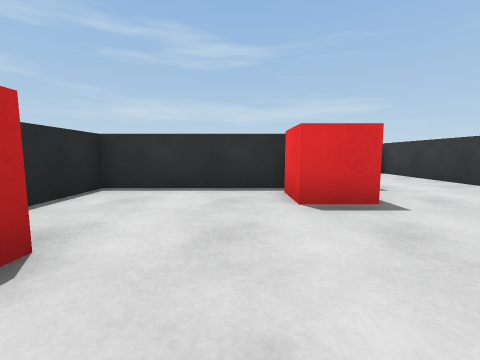
View 1 (above)

12 first-person views from a walk through a scene from a Unity 3-D project. The camera is 0.62 m above the floor, tilts 6° down and sees 90° across. The floor is counted in squares, 1 m on a side. Each view is taken from the middle of a square. On the plan, view 1 faces up. The plan holds only what a view shows up to about 9 squares ahead; the rest is blank. The place goes on beyond the plan. The player is left out.

View 2
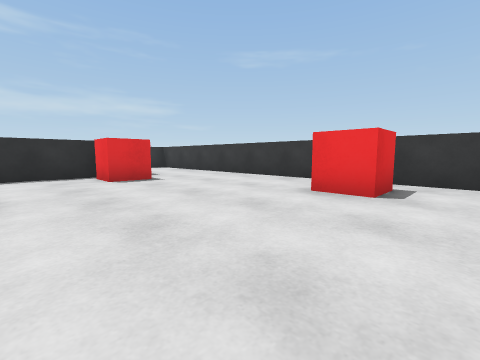

View 3
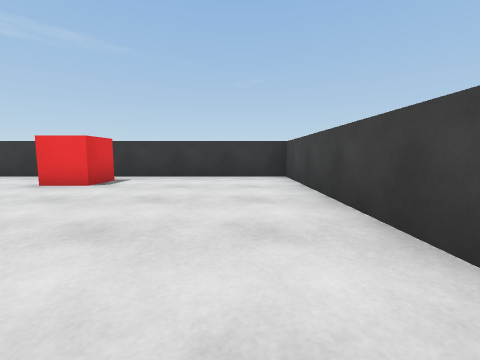

View 4
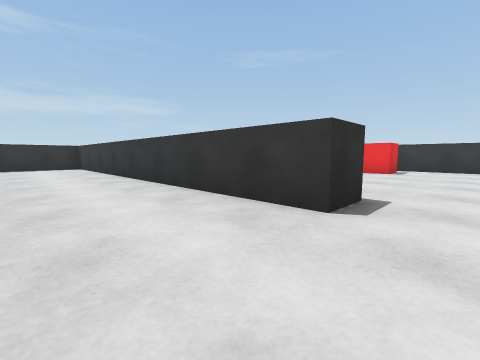

View 5
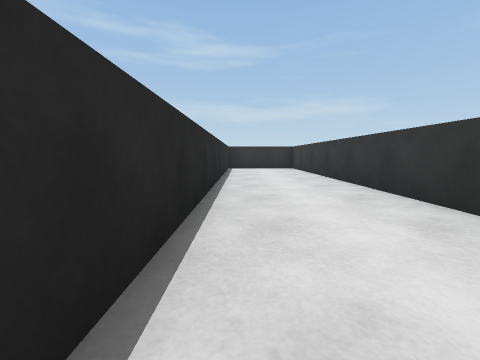

View 6
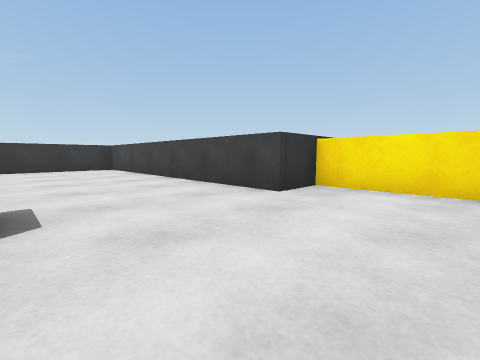

View 7
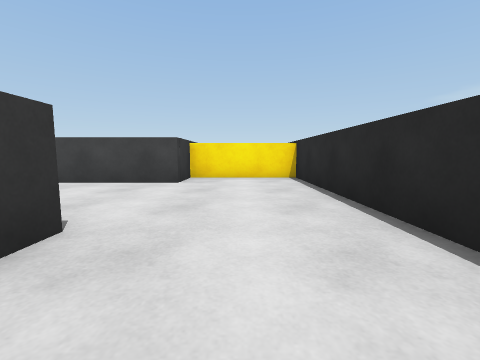

View 8
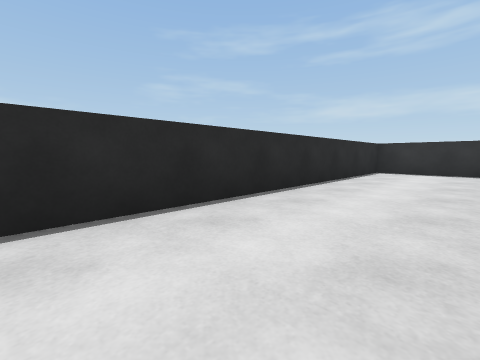

View 9
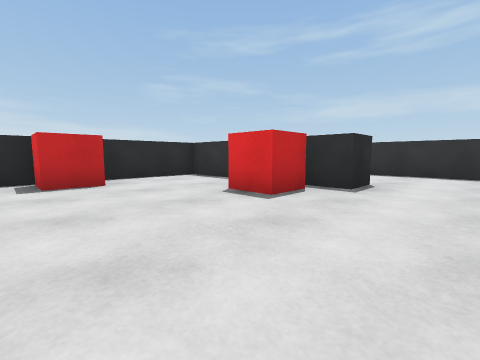

View 10
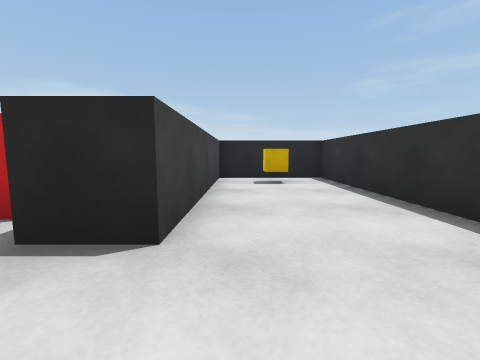

View 11
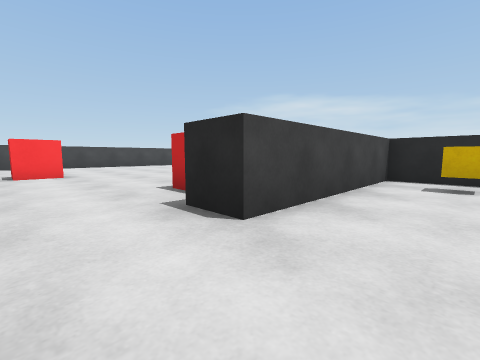

View 12
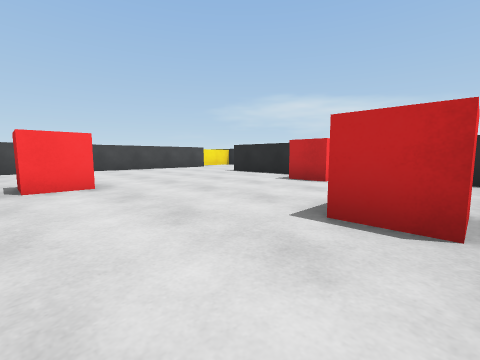

### Floor plan
Points are (right, up) in squares from view 1. A wall is a line through its corners. A room is listed if a view was taken in it or the views show most of it. See-through windows are left out.
Room 1 (views 1, 2, 3, 4, 5, 6, 7, 8, 9, 12)
walls: (-2.5, -2.9) (-3.6, -2.9) (-3.6, 6.4); (4.8, 0.1) (4.8, 5.5); (2.4, 5.4) (2.4, 4.4) (-2.6, 4.4) (-2.6, -2.2); (-3.9, 8.2) (-6.5, 8.2) (-6.5, -7.5) (-3.6, -7.5) (-3.6, -6.3) (4.8, -6.3) (4.8, -1.4)
ways out: opening at (3.5, 5) to room 2
objects: other object (-2, 1); other object (1, 3) to (1, 4); other object (3, -2) to (4, -1)
Room 2 (views 10, 11)
walls: (4.1, 8.2) (-2.6, 8.2) (-2.6, 5.4) (2.4, 5.4); (4.8, 5.5) (4.8, 8.2)
ways out: opening at (3.5, 5) to room 1
objects: other object (-1, 7)

Positions as (right, up) in squares from view 1, and headings:
1: (0, 0), facing up
2: (-1, -3), facing up-right
3: (-2, -5), facing right
4: (-6, -4), facing up-right
5: (-6, -3), facing up
6: (-6, -3), facing down-right
7: (-5, -1), facing down
8: (-4, -1), facing up-left
9: (4, 0), facing up-left
10: (4, 6), facing left
11: (4, 7), facing down-left
12: (4, 4), facing down-left
